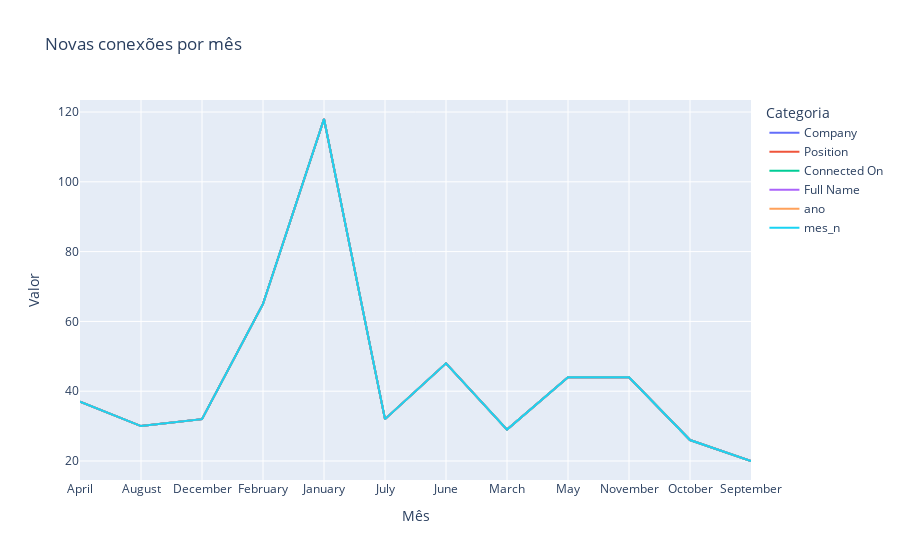

The cell this chart's notebook holds for it:
### Code cell
#Grafico Quantidade de conexões por mês

grafico = px.line(grupo_mes,
                  title = 'Novas conexões por mês', 
                 labels={ "value": "Valor",
                     "mes": "Mês",
                        'variable': 'Categoria'})

grafico.show()

### Figure 1 — Plotly figure (JSON) as saved in the notebook; plotly's stock layout.template omitted (floating-point values rounded to 4 significant figures)
{"data": [{"hovertemplate": "Categoria=Company<br>Mês=%{x}<br>Valor=%{y}<extra></extra>", "legendgroup": "Company", "line": {"color": "#636efa", "dash": "solid"}, "mode": "lines", "name": "Company", "orientation": "v", "showlegend": true, "type": "scatter", "x": ["April", "August", "December", "February", "January", "July", "June", "March", "May", "November", "October", "September"], "xaxis": "x", "y": [37, 30, 32, 65, 118, 32, 48, 29, 44, 44, 26, 20], "yaxis": "y"}, {"hovertemplate": "Categoria=Position<br>Mês=%{x}<br>Valor=%{y}<extra></extra>", "legendgroup": "Position", "line": {"color": "#EF553B", "dash": "solid"}, "mode": "lines", "name": "Position", "orientation": "v", "showlegend": true, "type": "scatter", "x": ["April", "August", "December", "February", "January", "July", "June", "March", "May", "November", "October", "September"], "xaxis": "x", "y": [37, 30, 32, 65, 118, 32, 48, 29, 44, 44, 26, 20], "yaxis": "y"}, {"hovertemplate": "Categoria=Connected On<br>Mês=%{x}<br>Valor=%{y}<extra></extra>", "legendgroup": "Connected On", "line": {"color": "#00cc96", "dash": "solid"}, "mode": "lines", "name": "Connected On", "orientation": "v", "showlegend": true, "type": "scatter", "x": ["April", "August", "December", "February", "January", "July", "June", "March", "May", "November", "October", "September"], "xaxis": "x", "y": [37, 30, 32, 65, 118, 32, 48, 29, 44, 44, 26, 20], "yaxis": "y"}, {"hovertemplate": "Categoria=Full Name<br>Mês=%{x}<br>Valor=%{y}<extra></extra>", "legendgroup": "Full Name", "line": {"color": "#ab63fa", "dash": "solid"}, "mode": "lines", "name": "Full Name", "orientation": "v", "showlegend": true, "type": "scatter", "x": ["April", "August", "December", "February", "January", "July", "June", "March", "May", "November", "October", "September"], "xaxis": "x", "y": [37, 30, 32, 65, 118, 32, 48, 29, 44, 44, 26, 20], "yaxis": "y"}, {"hovertemplate": "Categoria=ano<br>Mês=%{x}<br>Valor=%{y}<extra></extra>", "legendgroup": "ano", "line": {"color": "#FFA15A", "dash": "solid"}, "mode": "lines", "name": "ano", "orientation": "v", "showlegend": true, "type": "scatter", "x": ["April", "August", "December", "February", "January", "July", "June", "March", "May", "November", "October", "September"], "xaxis": "x", "y": [37, 30, 32, 65, 118, 32, 48, 29, 44, 44, 26, 20], "yaxis": "y"}, {"hovertemplate": "Categoria=mes_n<br>Mês=%{x}<br>Valor=%{y}<extra></extra>", "legendgroup": "mes_n", "line": {"color": "#19d3f3", "dash": "solid"}, "mode": "lines", "name": "mes_n", "orientation": "v", "showlegend": true, "type": "scatter", "x": ["April", "August", "December", "February", "January", "July", "June", "March", "May", "November", "October", "September"], "xaxis": "x", "y": [37, 30, 32, 65, 118, 32, 48, 29, 44, 44, 26, 20], "yaxis": "y"}], "layout": {"legend": {"title": {"text": "Categoria"}, "tracegroupgap": 0}, "title": {"text": "Novas conexões por mês"}, "xaxis": {"anchor": "y", "domain": [0, 1], "title": {"text": "Mês"}}, "yaxis": {"anchor": "x", "domain": [0, 1], "title": {"text": "Valor"}}}}
